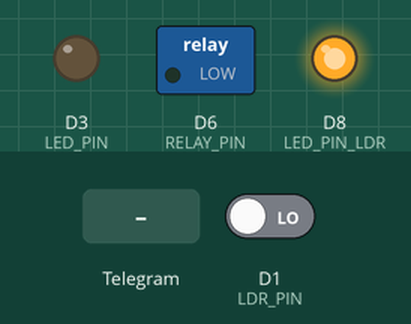
Simulated run of this sketch. Board: ESP8266 (NodeMCU). On the bench: switched loads named in the sketch (green lamp = pin HIGH), output pins drawn as LEDs (lit = HIGH). The inputs (shaded band) are chosen by the test bench; at power-on: D1 (LDR_PIN) LOW. WiFi joins after 1.5 s; servers stay silent unless stated; what the sketch prints to the serial monitor is not drawn.

Above: at 2.7 s.
2.8 s: Telegram message "/ledligado" received
At 4.0 s:
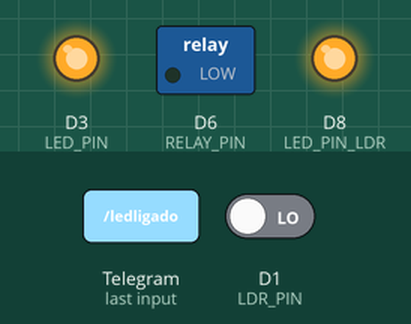
4.3 s: D1 (LDR_PIN) driven HIGH
At 4.7 s:
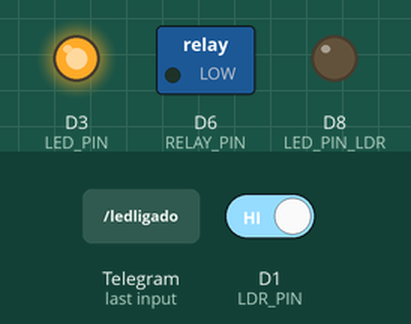
5.8 s: Telegram message "/relayligado" received
At 7.1 s:
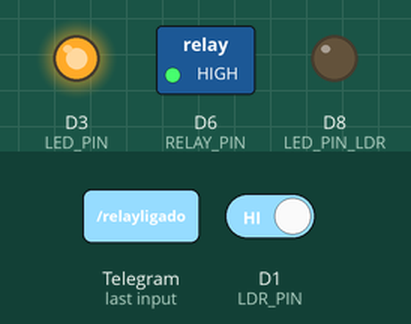
7.5 s: Telegram message "/leddesligado" received
At 8.8 s:
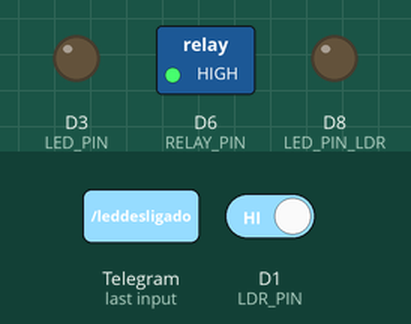
9.4 s: D1 (LDR_PIN) driven LOW
At 9.8 s:
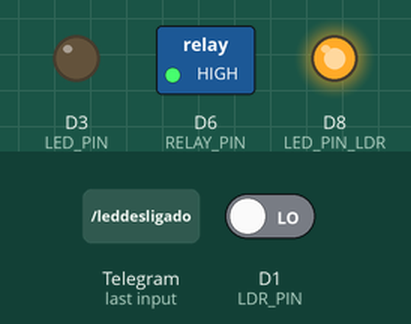
10.9 s: Telegram message "/ledligado" received
At 11.8 s:
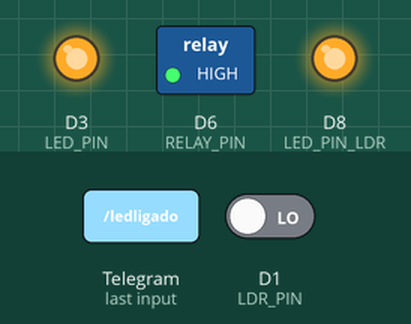
Timing chart, 0 to 13.6 s (numbered marks = the images above; inputs shaded):
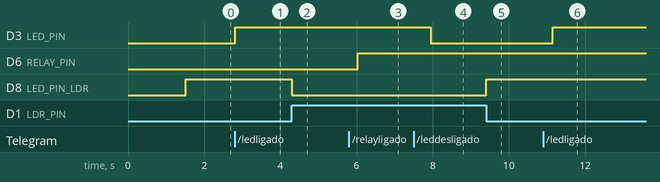

The sketch:

codigo.ino
```cpp
#include <ESP8266WiFi.h>
#include <WiFiClientSecure.h>
#include <UniversalTelegramBot.h>
#include "DHT.h"

// Inicializa a conexão Wifi com o roteador
//Informações de login da rede
#define WIFI_SSID "sua_rede_aqui"
#define WIFI_PASSWORD "sua_senha_aqui"
//Token do bot
#define BOTtoken "000000000:XXXXXXXXXXXXXXXXXXXXXXXXXXXXXXXXXXX"  // Seu token do telegram

#define LED_PIN D3
#define RELAY_PIN D6
#define DHT_PIN D5
#define DHTTYPE DHT11
//Definição dos pinos do LDR e LED
const int LED_PIN_LDR = 15; //D8
const int LDR_PIN = 5; //D1

#define BOT_SCAN_MESSAGE_INTERVAL 1000 //Intervalo para obter novas mensagens (1000 ms = 1 s)
long lastTimeScan;  // Ultima vez que buscou mensagem
bool ledStatus = false; // Estado do LED
bool relayStatus = false; // Estado do Relê

WiFiClientSecure client;
UniversalTelegramBot bot(BOTtoken, client);
DHT dht(DHT_PIN, DHTTYPE);
//Tempo em que foi feita a última checagem
uint32_t lastCheckTime = 0;

//Quantidade de usuários que podem interagir com o bot (Deixa o bot seguro)
#define SENDER_ID_COUNT 2 //Ids dos usuários que podem interagir com o bot.
//É possível verificar seu id pelo monitor serial ao enviar uma mensagem para o bot
String validSenderIds[SENDER_ID_COUNT] = {"id_aqui", "id_aqui"};

// Trata as novas mensagens que chegaram
void handleNewMessages(int numNewMessages) {
  Serial.println("Tratando novas Mensagens");
  Serial.println(String(numNewMessages));

  for (int i=0; i<numNewMessages; i++) {
    String chat_id = String(bot.messages[i].chat_id);
    String text = bot.messages[i].text;

    // Pessoa que está enviando a mensagem
    String from_name = bot.messages[i].from_name;
    if (from_name == "") from_name = "Convidado";

    // Tratamento para cada tipo de comando a seguir.

    if (text == "/ledligado") {
      digitalWrite(LED_PIN, HIGH);   // liga o LED (HIGH é o nível da voltagem)
      ledStatus = true;
      bot.sendMessage(chat_id, "Led está ligado", "");
    }

    if (text == "/leddesligado") {
      ledStatus = false;
      digitalWrite(LED_PIN, LOW);    // desliga o LED (LOW é o nível da vontagem)
      bot.sendMessage(chat_id, "Led está desligado", "");
    }

    if (text == "/relayligado") {
      digitalWrite(RELAY_PIN, HIGH);
      relayStatus = true;
      bot.sendMessage(chat_id, "Relê está ligado", "");
    }

    if (text == "/relaydesligado") {
      relayStatus = false;
      digitalWrite(RELAY_PIN, LOW);
      bot.sendMessage(chat_id, "Relê está desligado", "");
    }

    if (text == "/status") {
      String message = "Led está ";
      if(ledStatus){
        message += "ligado";
      }else{
        message += "desligado";
      }
      message += ". \n";
      message += "Relê está ";
      if(relayStatus){
        message += "ligado";
      }else{
         message += "desligado";
      }
      message += ". \n";
      bot.sendMessage(chat_id, message, "Markdown");
    }

    if( text == "/ambiente") {
      float humidity = dht.readHumidity();
      float temperature = dht.readTemperature();
      String message = "A temperatura é de " + String(temperature, 2) + " graus celsius.\n";
      message += "A umidade relativa do ar é de " + String(humidity, 2)+ "%.\n\n";
      bot.sendMessage(chat_id, message, "Markdown");
    }

    // Cria teclado com as opções de comando
    if (text == "/opcoes") {
      String keyboardJson = "[[\"/ledligado\", \"/leddesligado\"],[\"/relayligado\", \"/relaydesligado\"],[\"/ambiente\",\"/status\"],[\"/opcoes\"]]";
      bot.sendMessageWithReplyKeyboard(chat_id, "Escolha uma das opções", "", keyboardJson, true);
    }

    // Comando de inicio de conversa no telegram
    if (text == "/start") {
      String welcome = from_name + ", bem vindo ao Bot do Projeto Integrador II.\n";
      welcome += "Para interagir com a casa, use um dos comandos a seguir.\n\n";
      welcome += "/ledligado : para ligar o Led \n";
      welcome += "/leddesligado : para desligar o Led \n";
      welcome += "/relayligado : para ligar o Relê \n";
      welcome += "/relaydesligado : para desligar o Relê \n";
      welcome += "/ambiente : saber a temperatura e umidade do ambiente \n";
      welcome += "/status : para saber o status dos sensores e atuadores \n";
      bot.sendMessage(chat_id, welcome, "Markdown");
    }
  }
}

void setupWifi(){

  // Tentativa de conexão com o Wifi:
  Serial.print("Conectando o Wifi: ");
  Serial.println(WIFI_SSID);
  WiFi.begin(WIFI_SSID, WIFI_PASSWORD);

  while (WiFi.status() != WL_CONNECTED) {
    Serial.print(".");
    delay(500);
  }

  Serial.println("");
  Serial.println("WiFi conectado");
  Serial.print("Endereço de IP: ");
  Serial.println(WiFi.localIP());
}

void setupPins(){
  pinMode(LED_PIN, OUTPUT);
  pinMode(RELAY_PIN, OUTPUT);
  delay(10);
  digitalWrite(LED_PIN, LOW);
  digitalWrite(RELAY_PIN, LOW);

  dht.begin();
}

void setup() {
  pinMode(LED_PIN_LDR, OUTPUT);
  pinMode(LDR_PIN, INPUT);
  client.setInsecure();
  Serial.begin(115200); // Velocidade do monitor

  setupWifi();
  setupPins();

  lastTimeScan = millis();
}

void loop() {
// Verificação do LDR (sensor passivo)
int ldrStatus = digitalRead(LDR_PIN);

  if (ldrStatus == 1) {

  digitalWrite(LED_PIN_LDR, LOW);
  //Serial.println("Sem presença de luz no LDR, LED está ligado"); // Mensagem enviada ao monitor (controle de funcionamento)
  //Serial.print(ldrStatus);

  }

  else {

  digitalWrite(LED_PIN_LDR, HIGH);
  //Serial.println("LED está desligado"); // Mensagem enviada ao monitor (controle de funcionamento)
  //Serial.println(ldrStatus);

  }
  // Bot do Telegram
  if (millis() > lastTimeScan + BOT_SCAN_MESSAGE_INTERVAL)  {
    Serial.print("Checando comandos - ");
    int numNewMessages = bot.getUpdates(bot.last_message_received + 1);
    Serial.println(numNewMessages);
    while(numNewMessages) {
      Serial.println("Leitura de comando efetuada");
      handleNewMessages(numNewMessages);
      numNewMessages = bot.getUpdates(bot.last_message_received + 1);
    }

    lastTimeScan = millis();
  }
  yield();
  delay(10);
}
```

Measured:
- after the input at 2.8 s, D3 (LED_PIN): LOW → HIGH at once
- after the input at 4.3 s, D8 (LED_PIN_LDR): HIGH → LOW at once
- after the input at 5.8 s, D6 (RELAY_PIN): LOW → HIGH after 0.24 s
- after the input at 7.5 s, D3 (LED_PIN): HIGH → LOW after 0.44 s
- after the input at 9.4 s, D8 (LED_PIN_LDR): LOW → HIGH at once
- after the input at 10.9 s, D3 (LED_PIN): LOW → HIGH after 0.26 s
